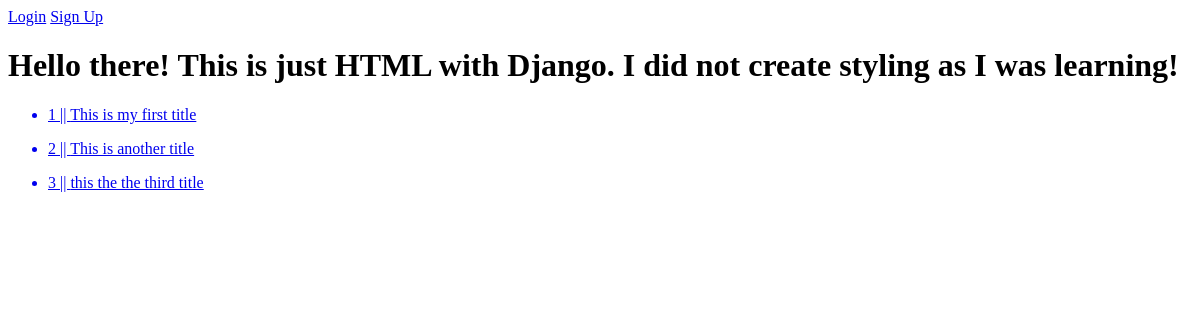
/, run on an earlier commit of the app's database.
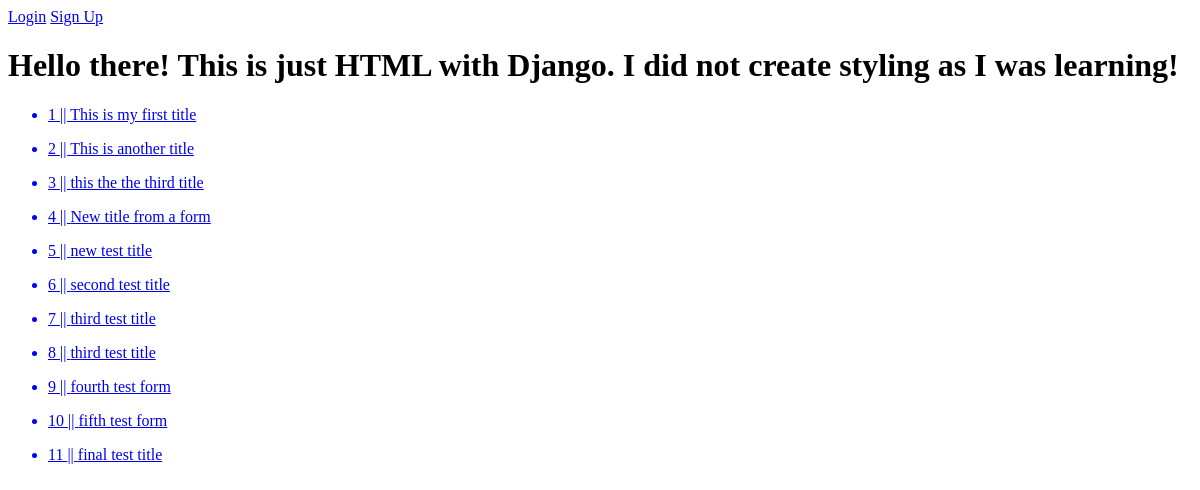
And on a later commit of the database.
### articles/models.py (models this page shows)
class Articles(models.Model):
    title = models.CharField(max_length=100)
    content = models.TextField()
    created_at = models.DateTimeField(auto_now_add=True) # default=django.utils.timezone.now
    updated_at = models.DateTimeField(auto_now=True)

### articles/views.py (the view)
# urls.py: path('', views.home_view, name='home-view'),
def home_view(request):
    article_obj = Articles.objects.all()
    context = {
        'articles': article_obj
    }
    return render(request, 'home-view.html', context)

### templates/home-view.html
{% extends 'base.html' %}
{% block content %}
    <h1>Hello there! This is just HTML with Django. I did not create styling as I was learning!</h1>
    {% for article in articles %}
        <ul>
            <a href="{% url 'article-by-id' id=article.id %}"><li>{{ article.id }} || {{ article.title }}</li></a>
        </ul>
    {% endfor %}
{% endblock content %}

What changed in the data, as far as the page shows it:
added Articles: id "4", title "New title from a form"
added Articles: id "5", title "new test title"
added Articles: id "6", title "second test title"
added Articles: id "7", title "third test title"
added Articles: id "8", title "third test title"
added Articles: id "9", title "fourth test form"
added Articles: id "10", title "fifth test form"
added Articles: id "11", title "final test title"
